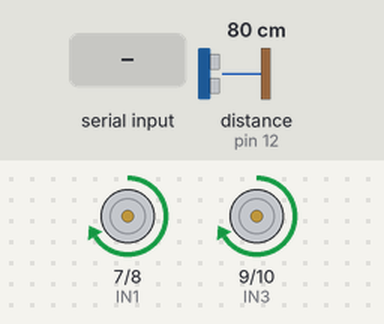
A sketch run on a simulated Arduino Uno, built with avr-gcc and run on an emulated ATmega328P. On the bench: motor-driver pin pairs drawn as motors (green arrow = first pin HIGH = forward, orange = second pin HIGH = backward, longer = more drive, scaled by the enable pin). Wiring (inferred from the names in the program): ultrasonic range finder: trigger pin 11; echo pin 12. The test bench sets the inputs (shaded band); at power-on: distance to the obstacle (sensor on pin 12) 80 cm. The echo pulse lasts 58.3 µs per cm.

Above: at 1.2 s.
1.3 s: distance to the obstacle (sensor on pin 12) set to 23 cm
2.8 s: distance to the obstacle (sensor on pin 12) set to 19 cm
At 3.3 s:
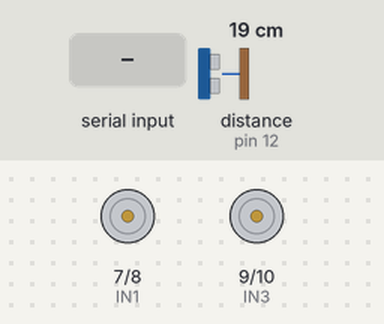
4.3 s: distance to the obstacle (sensor on pin 12) set to 35 cm
At 5.5 s:
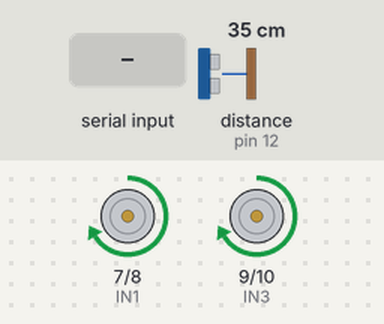
5.8 s: byte 1 (1) received over Serial
At 6.8 s:
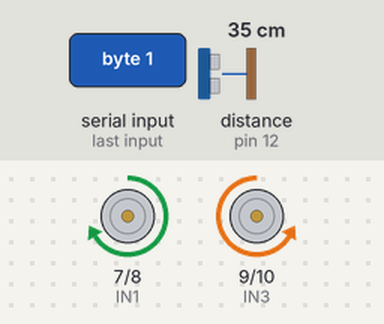
7.3 s: distance to the obstacle (sensor on pin 12) set to 2 cm
At 7.9 s:
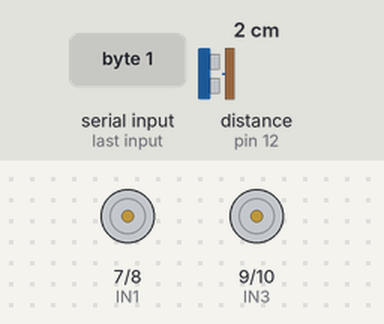
Timing chart, 0 to 9.8 s (numbered marks = the images above; inputs shaded):
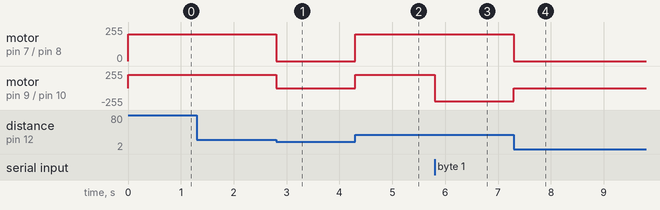

Measured:
- the behaviour switches between 21 and 20 cm on distance to the obstacle (sensor on pin 12) (found by bisection; images 0 and 1)
- after the input at 1.3 s, every drawn part: stays the same
- after the input at 2.8 s, motor on pin 7 (IN1) / pin 8 (IN2), motor on pin 9 (IN3) / pin 10 (IN4): forward 200/255 → stopped at once
- after the input at 4.3 s, motor on pin 7 (IN1) / pin 8 (IN2), motor on pin 9 (IN3) / pin 10 (IN4): stopped → forward 200/255 at once
- after the input at 5.8 s, motor on pin 9 (IN3) / pin 10 (IN4): forward 200/255 → backward 200/255 at once
- after the input at 7.3 s, motor on pin 7 (IN1) / pin 8 (IN2): forward 200/255 → stopped at once; motor on pin 9 (IN3) / pin 10 (IN4): backward 200/255 → stopped at once

The sketch:

robot_motor_control.ino
```cpp
#define ENA 5
#define ENB 6
#define IN1 7
#define IN2 8
#define IN3 9
#define IN4 10

#define TRIG 11
#define ECHO 12

int objectPosition = 0;
// -1 = left, 0 = center, 1 = right

void setup() {
  Serial.begin(9600);

  pinMode(ENA, OUTPUT);
  pinMode(ENB, OUTPUT);
  pinMode(IN1, OUTPUT);
  pinMode(IN2, OUTPUT);
  pinMode(IN3, OUTPUT);
  pinMode(IN4, OUTPUT);

  pinMode(TRIG, OUTPUT);
  pinMode(ECHO, INPUT);
}

void loop() {

  if (Serial.available()) {
    objectPosition = Serial.read();
  }

  if (getDistance() < 20) {
    stopCar();
  }
  else {
    if (objectPosition == -1) left();
    else if (objectPosition == 1) right();
    else forward();
  }
}

long getDistance() {
  digitalWrite(TRIG, LOW);
  delayMicroseconds(2);
  digitalWrite(TRIG, HIGH);
  delayMicroseconds(10);
  digitalWrite(TRIG, LOW);
  long duration = pulseIn(ECHO, HIGH);
  return duration * 0.034 / 2;
}

void forward() {
  digitalWrite(IN1, HIGH); digitalWrite(IN2, LOW);
  digitalWrite(IN3, HIGH); digitalWrite(IN4, LOW);
  analogWrite(ENA, 200); analogWrite(ENB, 200);
}

void left() {
  digitalWrite(IN1, LOW); digitalWrite(IN2, HIGH);
  digitalWrite(IN3, HIGH); digitalWrite(IN4, LOW);
}

void right() {
  digitalWrite(IN1, HIGH); digitalWrite(IN2, LOW);
  digitalWrite(IN3, LOW); digitalWrite(IN4, HIGH);
}

void stopCar() {
  digitalWrite(IN1, LOW); digitalWrite(IN2, LOW);
  digitalWrite(IN3, LOW); digitalWrite(IN4, LOW);
}
```
